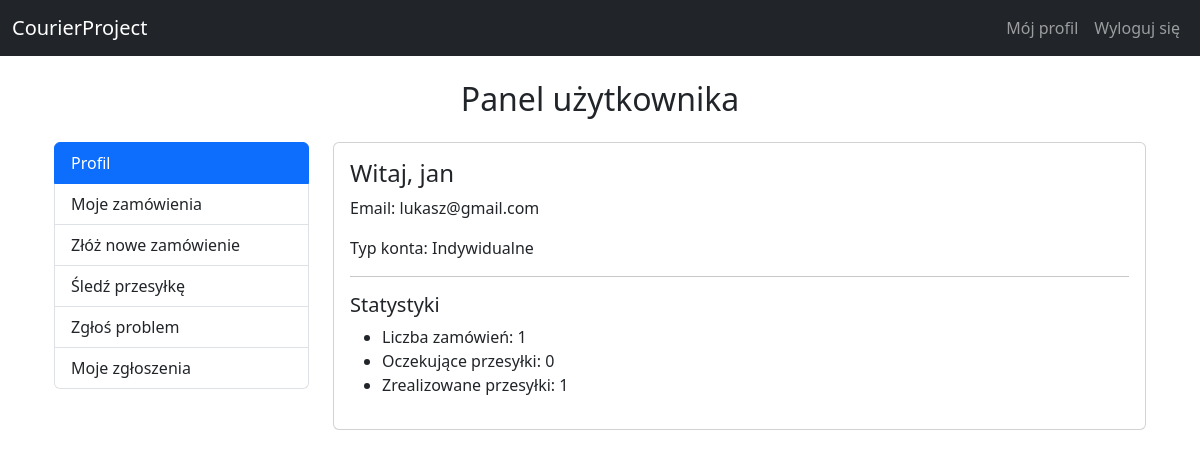
/users/profile/ (signed in), run on the app's committed database.
### apps/users/models.py (models this page shows, shortened)
class User(AbstractUser):
    is_business = models.BooleanField(default=False)
    nip = models.CharField(max_length=10, blank=True, null=True)

### apps/users/views.py (the view)
# urls.py: path('profile/', views.profile_view, name='profile'),
@login_required
def profile_view(request):
    user_orders = Order.objects.filter(user=request.user)
    stats = {
        'total_orders': user_orders.count(),
        'pending_orders': user_orders.filter(status='NEW').count(),
        'delivered_orders': user_orders.filter(status='DELIVERED').count(),
    }
    return render(request, 'users/profile.html', {'stats': stats})

### templates/users/profile.html
{% extends 'base.html' %}
{% block content %}
<div class="container mt-4">
  <h2 class="text-center mb-4">Panel użytkownika</h2>
  <div class="row">
    <div class="col-md-3">
      <div class="list-group">
        <a href="{% url 'users:profile' %}" class="list-group-item list-group-item-action active">
          Profil
        </a>
        <a href="{% url 'orders:order_list' %}" class="list-group-item list-group-item-action">
          Moje zamówienia
        </a>
        <a href="{% url 'orders:create_order' %}" class="list-group-item list-group-item-action">
          Złóż nowe zamówienie
        </a>
        <a href="{% url 'tracking:track_parcel' %}" class="list-group-item list-group-item-action">
          Śledź przesyłkę
        </a>
        <a href="{% url 'support:create_ticket' %}" class="list-group-item list-group-item-action">Zgłoś problem</a>
        <a href="{% url 'support:my_ticket_list' %}" class="list-group-item list-group-item-action">Moje zgłoszenia</a>
      </div>
    </div>
    <div class="col-md-9">
      <div class="card">
        <div class="card-body">
          <h4 class="card-title">Witaj, {{ user.username }}</h4>
          <p class="card-text">Email: {{ user.email }}</p>
          <p class="card-text">
            Typ konta: {{ user.is_business|yesno:"Biznesowe,Indywidualne" }}
          </p>
          <hr>
          <h5>Statystyki</h5>
          <ul>
            <li>Liczba zamówień: {{ stats.total_orders }}</li>
            <li>Oczekujące przesyłki: {{ stats.pending_orders }}</li>
            <li>Zrealizowane przesyłki: {{ stats.delivered_orders }}</li>
          </ul>
        </div>
      </div>
    </div>
  </div>
</div>
{% endblock %}

### data on the page
User: username "jan", email "lukasz@gmail.com", is_business "Indywidualne"

### other printed values
{{ stats.total_orders }} "1"
{{ stats.pending_orders }} "0"
{{ stats.delivered_orders }} "1"
